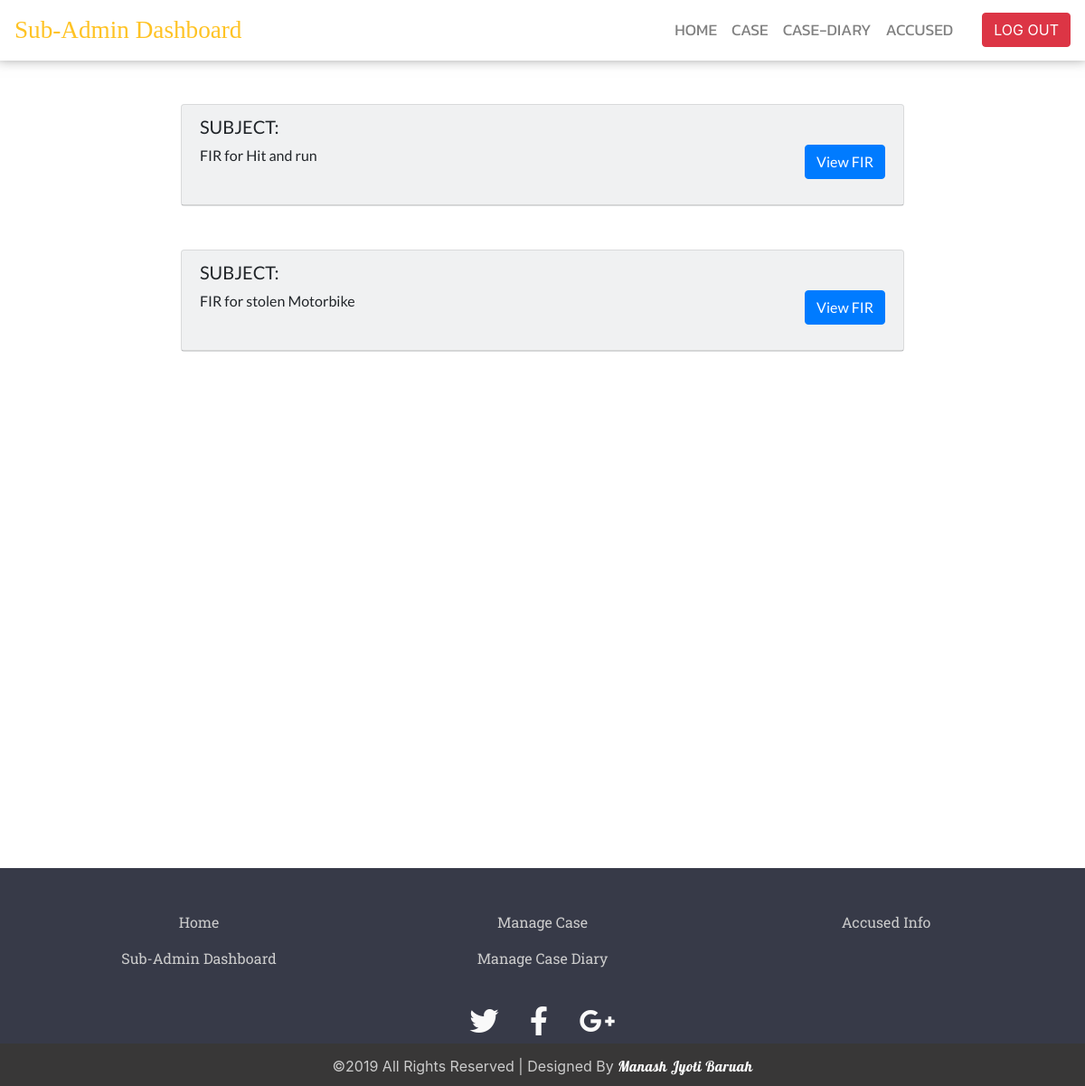
Page /dashboard/sub_admin_dashboard_menus/case_sa.php (signed in) on the committed database.
### tables this page shows
CREATE TABLE IF NOT EXISTS `case_admin_confirm` (
  `fid` varchar(40) NOT NULL,
  `vid` varchar(40) NOT NULL,
  `ioid` varchar(80) NOT NULL,
  `a_id` varchar(80) NOT NULL,
  `subject` varchar(200) NOT NULL,
  `i_date` date NOT NULL,
  `f_date` date NOT NULL,
  `f_time` time NOT NULL,
  `c_details` varchar(500) NOT NULL,
  UNIQUE KEY `fid` (`fid`)
);

### dashboard/sub_admin_dashboard_menus/case_sa.php (the view, shortened to what this page needs)
<?php
$x=$_SESSION['ioid'];
?>
<!DOCTYPE html>
<html>
<head>
	<link rel="stylesheet" href="https://use.fontawesome.com/releases/v5.8.1/css/all.css">
	<link rel="stylesheet" href="https://maxcdn.bootstrapcdn.com/bootstrap/4.0.0/css/bootstrap.min.css">
	<link rel="stylesheet" type="text/css" href="case_sa_style.css">
</head>
<body>
		<nav class="navbar navbar-expand-lg navbar-light sticky-top navbar-custom">
			<a class="navbar-brand" href="#">Sub-Admin Dashboard</a>
			<div class="collapse navbar-collapse" id="navbarSupportedContent">
				<ul class="navbar-nav mr-auto w-100 justify-content-end px-4">
					<li class="nav-item active"><a href="../sub_admin_dashboard.php" class="nav-link">HOME</a></li>
					<li class="nav-item"><a href="case_sa.php" class="nav-link">CASE</a></li>
					<li class="nav-item"><a href="cd_sa.php" class="nav-link">CASE-DIARY</a></li>
					<li class="nav-item"><a href="accused_sa.php" class="nav-link">ACCUSED</a></li>
				</ul>
				<a href="../../php/sub_admin_logout.php"><button type="button" class="btn btn-danger">LOG OUT</button></a>
			</div>
		</nav>
		<div class="content">
<?php
        include("connectioni.php");
        $rs1=mysqli_query($con,"SELECT * FROM `create_subadmin` WHERE ioid='$x'");
        while ($row=mysqli_fetch_array($rs1))
		{
		$ioid=$row[2];
		}
		$rs=mysqli_query($con,"SELECT * FROM `case_admin_confirm` WHERE ioid='$ioid'");
		while($row=mysqli_fetch_array($rs))
		{
  			$fid=$row[0];
  			$subject=$row[4];
?>
			<div class="card bg-light my-5 mx-auto" style="max-width: 50rem;">
				<div class="card-header align-middle ">
					<h5>SUBJECT:</h5> <?php echo $subject;  ?>
					<p class="float-right align-middle">
						<a href="view_fir.php?edit=<?php echo $fid ?>"><button type="button" class="btn btn-primary">View FIR</button></a>
					</p>
				</div>
			</div>
		<?php } ?>
		</div>
		<footer id="site-footer">
			<div class="container">
				<div class="row text-center custom-list">
					<div class="col-sm-4">
						<ul class="list-unstyled">
						<li><a href="../../index.php" class="nav-link">Home</a></li>
						<li><a href="../sub_admin_dashboard.php" class="nav-link">Sub-Admin Dashboard</a></li>
					</ul>
					</div>
					<div class="col-sm-4">
						<ul class="list-unstyled">
							<li><a href="case_sa.php" class="nav-link">Manage Case</a></li>
							<li><a href="cd_sa.php" class="nav-link">Manage Case Diary</a></li>
						</ul>
					</div>
					<div class="col-sm-4">
						<ul class="list-unstyled">
							<li><a href="accused_sa.php" class="nav-link">Accused Info</a></li>
						</ul>
					</div>
				</div>
			</div>
			<div class="social-networks">
				<a href="https://www.twitter.com/ocms" class="twitter"><i class="fab fa-twitter"></i></a>
				<a href="https://www.facebook.com/ocms" class="facebook"><i class="fab fa-facebook-f"></i></a>
				<a href="mailto:ocms@gmail.com?subject=Mail from Our Site" class="google"><i class="fab fa-google-plus-g"></i></a>
			</div>
			<div class="footer-copyright">
            	<p>&copy;2019 All Rights Reserved | Designed By <a href="https://www.linkedin.com/in/manashjb/"><span>Manash Jyoti Baruah</span></a> </p>
        	</div>
		</footer>
</body>
</html>

### dashboard/sub_admin_dashboard_menus/case_sa_style.css (style rules this page uses)
body { background: #ffff; min-height: 100%; padding-bottom: 20vh; position: relative; }
.navbar-custom { background: #ffff; -webkit-box-shadow:0 -0.4rem 0.9rem 0.2rem rgba(0,0,0,.5); -moz-box-shadow: -0.4rem 0.9rem 0.2rem rgba(0,0,0,.5):; box-shadow:0 -0.4rem 0.9rem 0.2rem rgba(0,0,0,.5); }
#navbarSupportedContent li a { color: grey; font-family: 'Kanit', sans-serif; font-size: 1.1em; }
.navbar-brand { color: #ffc324 !important; font-family: 'Cinzel', serif; font-size: 1.7em; }
.content { position:relative; padding-bottom: 20vh; font-family: 'Lato', sans-serif; }
#site-footer { background-color: #373a48; color:white; height: 200px; position: absolute; left: 0 ; right: 0; bottom: 0; margin-bottom: -30vh; }
#site-footer .custom-list { margin-top: 40px; color: #fff !important; }
#site-footer li a { color: #ccc; font-family: 'Roboto Slab', serif; }
#site-footer .social-networks { text-align: center; padding-top: 10px; padding-bottom: 0; }
#site-footer .social-networks a { margin-right: 5px; margin-left: 5px; font-size: 32px; color: #f9f9f9; padding: 10px; transition: 0.2s; }
#site-footer .footer-copyright { background-color: #383737; padding-top:3px; padding-bottom:3px; text-align: center; }
#site-footer .footer-copyright p { margin:10px; color: #ccc; }
#site-footer span { font-family: 'Lobster', cursive; letter-spacing: 0.5px; color: #fff; }

### rows in the picture
case_admin_confirm: subject "FIR for Hit and run"
case_admin_confirm: subject "FIR for stolen Motorbike"
